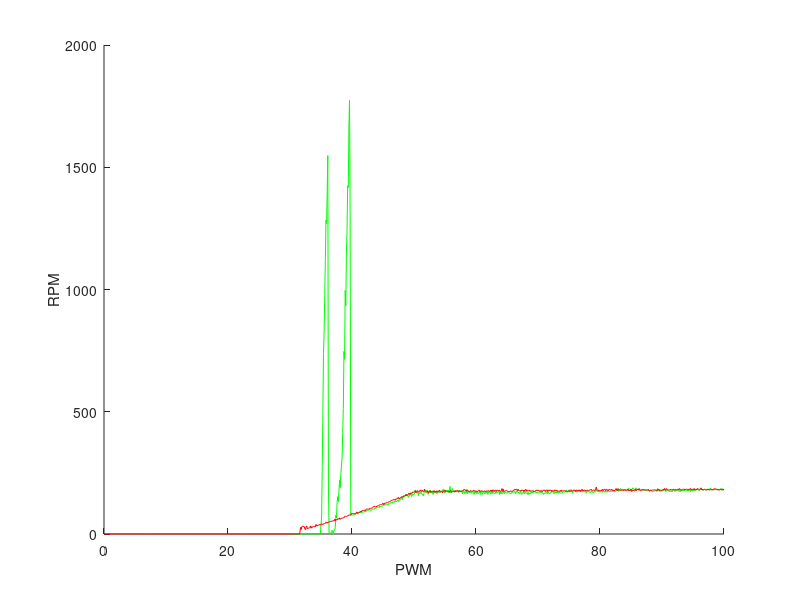
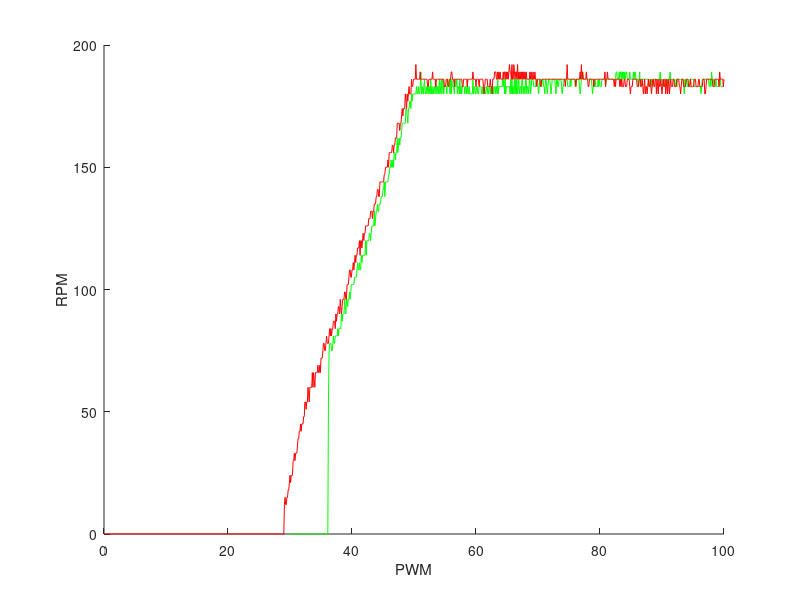

Here is the MATLAB script that generated these plots, in order:
fileup = fopen('Data/dataUp.txt','r');
filedown = fopen('Data/dataDown.txt','r');

formatSpec = '%f %f %f';
sizeA = [3 Inf];

dataup = fscanf(fileup,formatSpec,sizeA);
datadown = fscanf(filedown,formatSpec,sizeA);

fclose(fileup);
fclose(filedown);

figure('name','Left Motor');
xlabel('PWM');
ylabel('RPM');
hold on;
plot(dataup(1,:), dataup(2,:), 'g');
plot(datadown(1,:), datadown(2,:), 'r');

figure('name','Right Motor');
xlabel('PWM');
ylabel('RPM');
hold on;
plot(dataup(1,:), dataup(3,:), 'g');
plot(datadown(1,:), datadown(3,:), 'r');